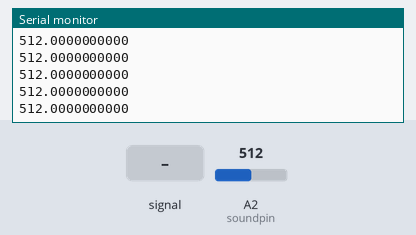
The sketch below on a simulated Arduino Uno, built with avr-gcc and run on an emulated ATmega328P. Parts: the last lines printed to the serial monitor. The test bench sets the inputs (shaded band); at power-on: A2 (soundpin) = 512.

Above: at 1.2 s.
1.3 s: A2 (soundpin) fed a 200 Hz sine of ±81 counts around its level
At 2.3 s:
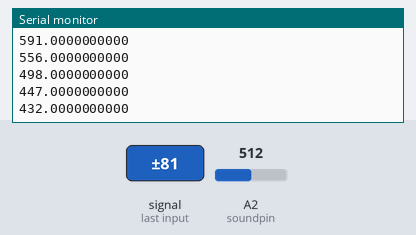
2.8 s: A2 (soundpin) set to 716
At 3.9 s:
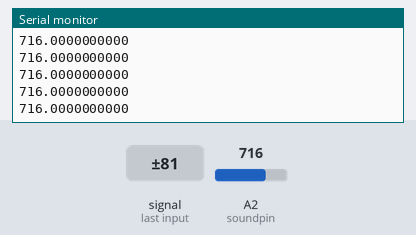
4.3 s: A2 (soundpin) fed a 1000 Hz sine of ±255 counts around its level
At 5.0 s:
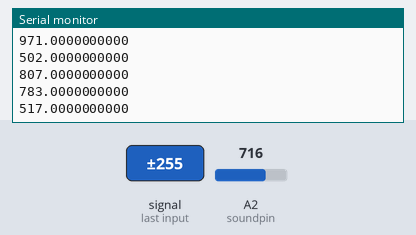
5.8 s: A2 (soundpin) set to 900
At 6.9 s:
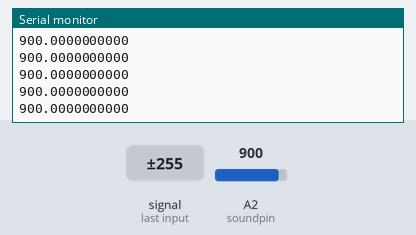
Timing chart, 0 to 8.3 s (numbered marks = the images above; inputs shaded):
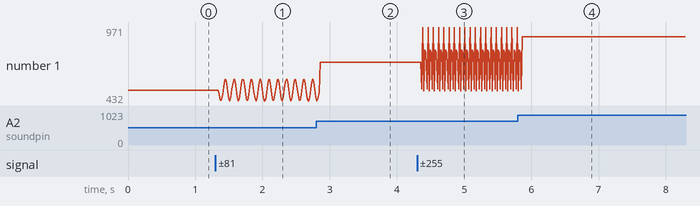

The sketch:

receiving_signals.ino
```cpp
#include <SoftwareSerial.h>

SoftwareSerial bluetooth(2, 3); // RX, TX do Arduino
String command = "";
long f;
long t;
char freq[16];
char tempo[16];
const int soundpin=A2;
float sensorval = 0.0;

void setup()
{
  Serial.begin(9600);
  pinMode(soundpin, INPUT);
  pinMode(10, INPUT);
  pinMode(11, INPUT);

  bluetooth.begin(9600);
}

void loop()
{
  delay(1);

  sensorval = analogRead(soundpin);
  ltoa(sensorval,freq,10);

  Serial.print(sensorval, 10);
  Serial.write("\n");

  bluetooth.print(sensorval, 4);
  bluetooth.write("\n");

}
```

Measured:
- after the input at 1.3 s, the serial monitor: prints a new line after 0.06 s (image 1)
- after the input at 2.8 s, the serial monitor: prints a new line after 0.06 s (image 2)
- after the input at 4.3 s, the serial monitor: prints a new line after 0.07 s (image 3)
- after the input at 5.8 s, the serial monitor: prints a new line after 0.07 s (image 4)
- plotted number 1: 512 → 461 after the input at 1.3 s, 461 → 716 after the input at 2.8 s, 716 → 971 after the input at 4.3 s, 971 → 900 after the input at 5.8 s
